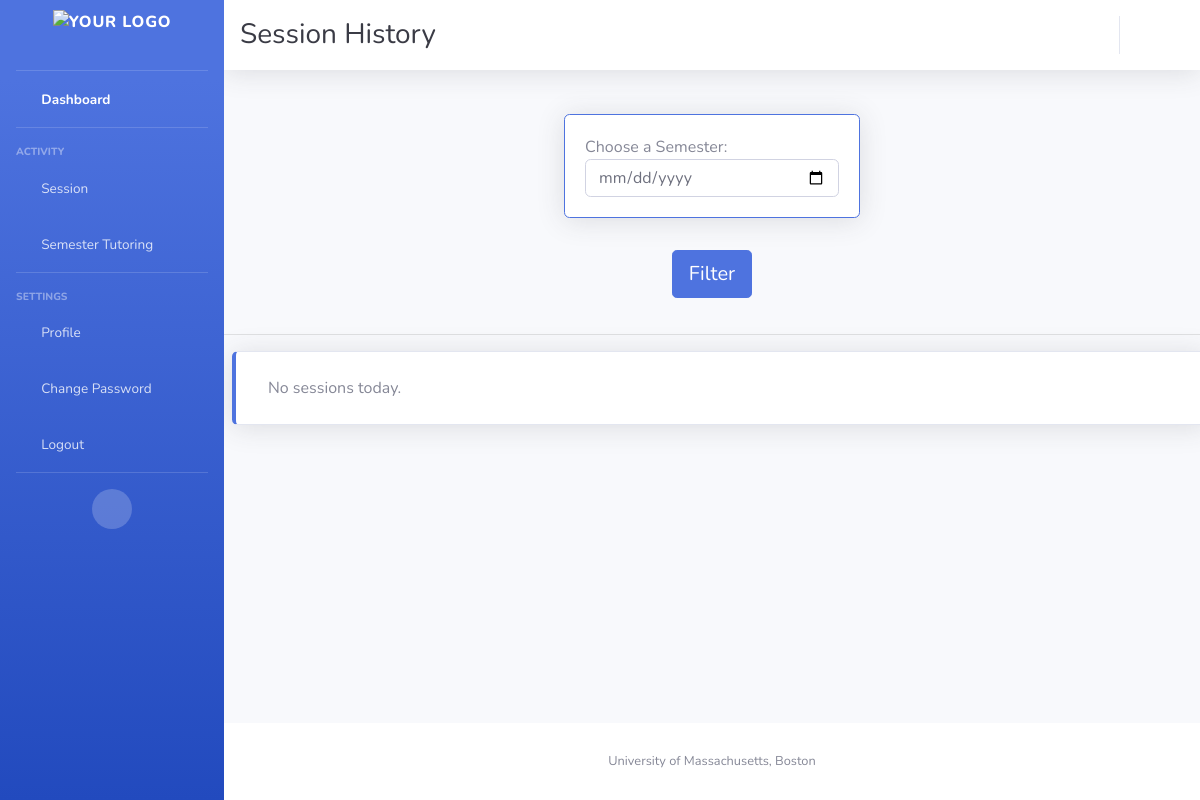
/session-hsitory/ (signed in), run on an earlier commit of the app's database.
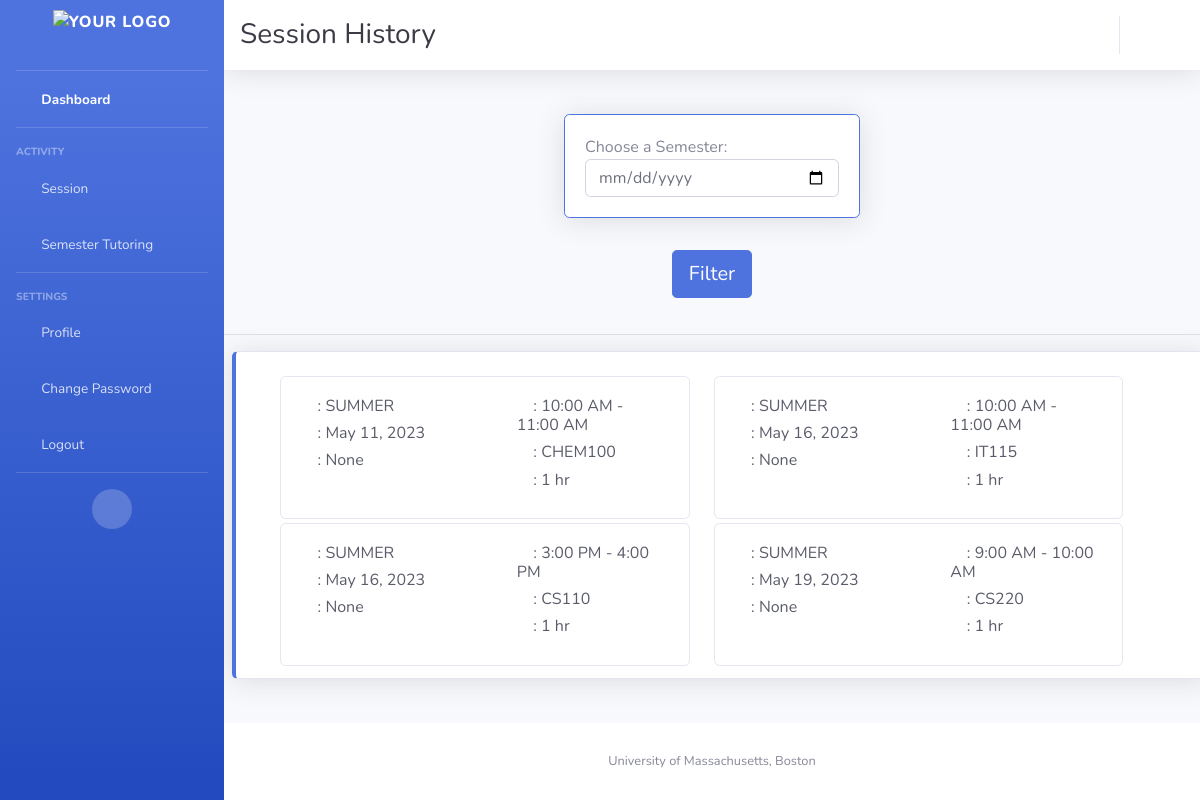
And on a later commit of the database.
### appusers/models.py (models this page shows, shortened)
class Availability(models.Model):
    tutor = models.ForeignKey(Tutor, on_delete=models.CASCADE, null=True, blank=True, related_name='availabilities')
    date = models.DateField()
    timeblock = models.CharField(max_length=1, choices=TIMEBLOCK_CHOICES)
    booked_by = models.ForeignKey(Student, on_delete=models.SET_NULL, null=True, blank=True,
                                  related_name='booked_slots')
    course = models.ForeignKey(Course, on_delete=models.CASCADE)
    status = models.CharField(max_length=1, choices=STATUS_CHOICES)
    semester = models.CharField(max_length=25, null=True)

class Course(models.Model):
    c_name = models.CharField(max_length=100)
    c_code = models.CharField(max_length=50, unique=True, null=False)
    def __str__(self):
        return self.c_name

### appusers/views.py (the view)
# urls.py: path('session-hsitory/', session_history, name='session_history'),
@login_required
def session_history(request):
    current_user = request.user
    today = date.today()
    slots = Availability.objects.all().order_by('date')
    try:
        student = current_user.student
        student_session_history = Availability.objects.filter(booked_by=student, date__lt=today).order_by('date')
    except Student.DoesNotExist:
        student_session_history = []
    try:
        tutor = current_user.tutor
        tutor_session_history = Availability.objects.filter(tutor=tutor, date__lt=today).order_by('date')
    except Tutor.DoesNotExist:
        tutor_session_history = []
    return render(request, 'session_history.html',
                  {'slots': slots, 'today': today,
                   'student_session_history': student_session_history,
                   'tutor_session_history': tutor_session_history,
                  })

### templates/session_history.html (shortened to what this page needs)
{% extends "base.html" %}
{% block top_heading %}
    <h1 class="h3 mb-0 text-gray-900">Session History</h1>
{% endblock %}
{% block content %}
    <div class="card-body">
        <form method="GET" id="filter-form">
            <div class="row justify-content-center">
                <div class="col-md-4 mb-3">
                    <div class="card border-primary shadow">
                        <div class="card-body">
                            <div class="d-flex align-items-center">
                                <label for="date-select" class="mr-3 mb-0">Choose a Semester:</label>
                                <i class="fas fa-calendar"></i>
                            </div>
                            <input type="date" name="date" id="date-select" class="form-control">
                        </div>
                    </div>
                </div>
                <div class="col-md-12 text-center">
                    <button type="submit" class="btn btn-toggle btn-primary btn-lg mt-3">Filter</button>
                </div>
            </div>
        </form>
    </div>
    <hr>
    {% if user.is_authenticated %}
        {% if request.user.tutor %}
            <div class="container-fluid card border-left-primary shadow py-2 mr-5 ml-2 mt-3">
            <div id="card-container" class="row row-cols-1 row-cols-md-2 overflow-auto mr-5 ml-2 mt-3" >
                {% for session in tutor_session_history %}
                    <div class="col mb-1">
                        <div class="card">
                            <div class="row g-0">
                                <div class="col-md-6">
                                    <div class="card-body text-gray-800">
                                        <div class="h6">
                                            <i class="fas fa-archive"></i>
                                            : {{ session.semester }}
                                        </div>
                                        <div class="h6">
                                            <i class="fas fa-calendar"></i>
                                            : {{ session.date }}
                                        </div>
                                        <div class="h6">
                                            <i class="fas fa-user-alt"></i>
                                            : {{ session.booked_by }}
                                        </div>
                                    </div>
                                </div>
                                <div class="col-md-6">
                                    <div class="card-body text-gray-800">
                                        <div class="h6">
                                            <i class="fas fa-clock"></i>
                                            : {{ session.get_timeblock_display }}
                                        </div>
                                        <div class="h6">
                                            <i class="fas fa-book"></i>
                                            : {{ session.course }}
                                        </div>
                                        <div class="h6">
                                            <i class="fas fa-user-clock"></i>
                                            : 1 hr
                                        </div>
                                    </div>
                                </div>
                            </div>
                       </div>
                    </div>
                    {% empty %}
                    <p>No sessions today.</p>
                {% endfor %}
            </div>
        </div>
        {% endif %}
    {% endif %}
{% endblock %}

What changed in the data, as far as the page shows it:
added Availability: semester "SUMMER", date "May 11, 2023", booked_by "None", timeblock "10:00 AM - 11:00 AM", course "CHEM100"
added Availability: semester "SUMMER", date "May 16, 2023", booked_by "None", timeblock "10:00 AM - 11:00 AM", course "IT115"
added Availability: semester "SUMMER", date "May 16, 2023", booked_by "None", timeblock "3:00 PM - 4:00 PM", course "CS110"
added Availability: semester "SUMMER", date "May 19, 2023", booked_by "None", timeblock "9:00 AM - 10:00 AM", course "CS220"
Also different on the page:
text no longer shown: "No sessions today."
